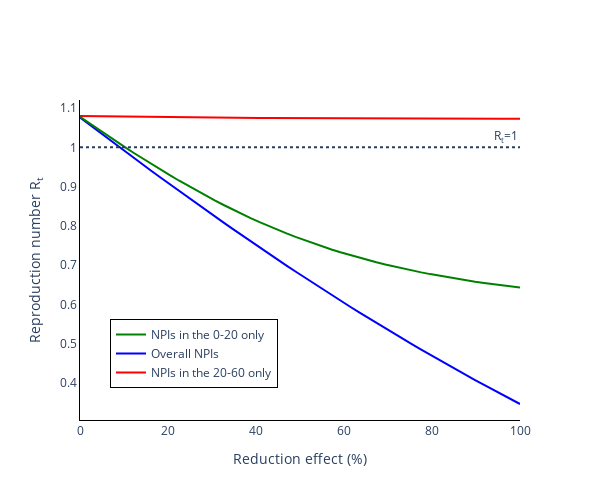

The cell this chart's notebook holds for it:
### Code cell
fig = go.Figure()

# Plot of incidences
fig.add_trace(
    go.Scatter(
        x=(100*np.linspace(0, 1)).tolist(),
        y=realistic_wrong_target_red,
        name='NPIs in the 20-60 only',
        line_color = 'red'
    )
)

fig.add_trace(
    go.Scatter(
        x=(100*np.linspace(0, 1)).tolist(),
        y=realistic_overall_red,
        name='Overall NPIs',
        line_color = 'blue'
    )
)

fig.add_trace(
    go.Scatter(
        x=(100*np.linspace(0, 1)).tolist(),
        y=realistic_target_red,
        name='NPIs in the 0-20 only',
        line_color = 'green'
    )
)

fig.add_hline(
    y=1, line_dash='dot',
    annotation_text='R<sub>t</sub>=1', fillcolor='black',
    annotation_position='top right')

# Add axis labels
fig.update_layout(
    boxmode='group',
    width=600,
    height=500,
    plot_bgcolor='white',
    xaxis=dict(
        title='Reduction effect (%)',
        linecolor='black'),
    yaxis=dict(
        title='Reproduction number R<sub>t</sub>',
        linecolor='black'),
    legend=dict(
        traceorder='reversed',
        yanchor="bottom",
        y=0.1,
        xanchor="right",
        x=0.45,
        bordercolor="Black", 
        borderwidth=1
    ))

fig.write_image('images/Reduction_comparison_effects_realistic.pdf')
fig.show()

### Figure 1 — Plotly figure (JSON) as saved in the notebook; plotly's stock layout.template omitted (floating-point values rounded to 4 significant figures)
{"data": [{"line": {"color": "red"}, "name": "NPIs in the 20-60 only", "type": "scatter", "x": [0, 2.041, 4.082, 6.122, 8.163, 10.2, 12.24, 14.29, 16.33, 18.37, 20.41, 22.45, 24.49, 26.53, 28.57, 30.61, 32.65, 34.69, 36.73, 38.78, 40.82, 42.86, 44.9, 46.94, 48.98, 51.02, 53.06, 55.1, 57.14, 59.18, 61.22, 63.27, 65.31, 67.35, 69.39, 71.43, 73.47, 75.51, 77.55, 79.59, 81.63, 83.67, 85.71, 87.76, 89.8, 91.84, 93.88, 95.92, 97.96, 100], "y": [1.08, 1.079, 1.079, 1.079, 1.079, 1.078, 1.078, 1.078, 1.077, 1.077, 1.077, 1.077, 1.076, 1.076, 1.076, 1.076, 1.076, 1.075, 1.075, 1.075, 1.075, 1.075, 1.075, 1.075, 1.074, 1.074, 1.074, 1.074, 1.074, 1.074, 1.074, 1.074, 1.074, 1.073, 1.073, 1.073, 1.073, 1.073, 1.073, 1.073, 1.073, 1.073, 1.073, 1.073, 1.073, 1.073, 1.073, 1.073, 1.073, 1.073]}, {"line": {"color": "blue"}, "name": "Overall NPIs", "type": "scatter", "x": [0, 2.041, 4.082, 6.122, 8.163, 10.2, 12.24, 14.29, 16.33, 18.37, 20.41, 22.45, 24.49, 26.53, 28.57, 30.61, 32.65, 34.69, 36.73, 38.78, 40.82, 42.86, 44.9, 46.94, 48.98, 51.02, 53.06, 55.1, 57.14, 59.18, 61.22, 63.27, 65.31, 67.35, 69.39, 71.43, 73.47, 75.51, 77.55, 79.59, 81.63, 83.67, 85.71, 87.76, 89.8, 91.84, 93.88, 95.92, 97.96, 100], "y": [1.076, 1.058, 1.041, 1.024, 1.007, 0.9899, 0.973, 0.9561, 0.9393, 0.9226, 0.906, 0.8895, 0.8731, 0.8567, 0.8405, 0.8244, 0.8083, 0.7924, 0.7766, 0.7609, 0.7453, 0.7298, 0.7144, 0.6991, 0.684, 0.669, 0.654, 0.6393, 0.6246, 0.6101, 0.5957, 0.5814, 0.5672, 0.5532, 0.5393, 0.5256, 0.5119, 0.4984, 0.4851, 0.4719, 0.4588, 0.4458, 0.433, 0.4203, 0.4077, 0.3953, 0.383, 0.3708, 0.3587, 0.3468]}, {"line": {"color": "green"}, "name": "NPIs in the 0-20 only", "type": "scatter", "x": [0, 2.041, 4.082, 6.122, 8.163, 10.2, 12.24, 14.29, 16.33, 18.37, 20.41, 22.45, 24.49, 26.53, 28.57, 30.61, 32.65, 34.69, 36.73, 38.78, 40.82, 42.86, 44.9, 46.94, 48.98, 51.02, 53.06, 55.1, 57.14, 59.18, 61.22, 63.27, 65.31, 67.35, 69.39, 71.43, 73.47, 75.51, 77.55, 79.59, 81.63, 83.67, 85.71, 87.76, 89.8, 91.84, 93.88, 95.92, 97.96, 100], "y": [1.078, 1.062, 1.046, 1.031, 1.016, 1.0, 0.9857, 0.9711, 0.9568, 0.9428, 0.9291, 0.9156, 0.9025, 0.8897, 0.8772, 0.8651, 0.8533, 0.8419, 0.8308, 0.8201, 0.8097, 0.7998, 0.7901, 0.7809, 0.772, 0.7635, 0.7553, 0.7475, 0.7401, 0.7329, 0.7261, 0.7196, 0.7134, 0.7075, 0.7018, 0.6964, 0.6913, 0.6865, 0.6818, 0.6774, 0.6732, 0.6692, 0.6653, 0.6617, 0.6582, 0.6549, 0.6518, 0.6487, 0.6459, 0.6431]}], "layout": {"annotations": [{"showarrow": false, "text": "R<sub>t</sub>=1", "x": 1, "xanchor": "right", "xref": "x domain", "y": 1, "yanchor": "bottom", "yref": "y"}], "boxmode": "group", "height": 500, "legend": {"bordercolor": "Black", "borderwidth": 1, "traceorder": "reversed", "x": 0.45, "xanchor": "right", "y": 0.1, "yanchor": "bottom"}, "plot_bgcolor": "white", "shapes": [{"fillcolor": "black", "line": {"dash": "dot"}, "type": "line", "x0": 0, "x1": 1, "xref": "x domain", "y0": 1, "y1": 1, "yref": "y"}], "width": 600, "xaxis": {"linecolor": "black", "title": {"text": "Reduction effect (%)"}}, "yaxis": {"linecolor": "black", "title": {"text": "Reproduction number R<sub>t</sub>"}}}}
